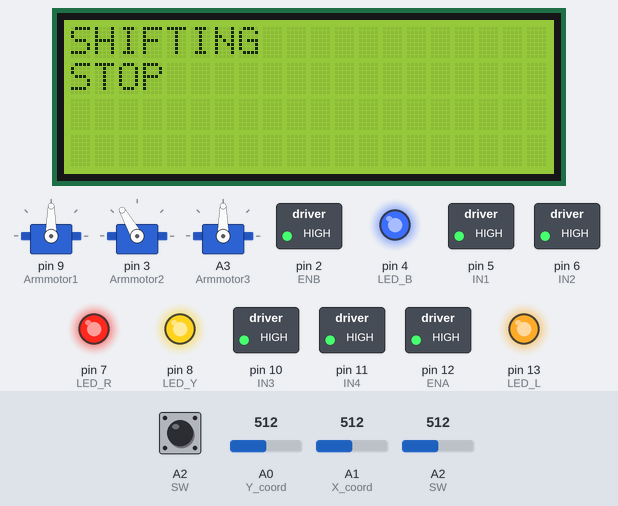
The sketch below on a simulated Arduino Uno, built with avr-gcc and run on an emulated ATmega328P. Parts: 20×4 character LCD, 3 × servo, switched loads named in the sketch (green lamp = pin HIGH), output pins drawn as LEDs (lit = HIGH). Dashed ring = blinking. The test bench sets the inputs (shaded band); at power-on: A1 (X_coord) = 512, A2 (SW) = 512, A0 (Y_coord) = 512, A2 (SW) LOW. What the sketch prints to the serial monitor is not drawn.

Above: at 0.3 s.
1.3 s: A1 (X_coord) set to 21
At 2.9 s:
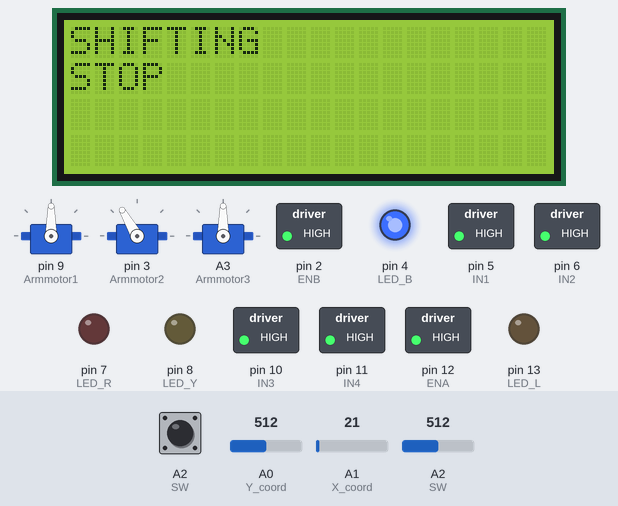
3.4 s: A1 (X_coord) set to 17
At 4.09 s:
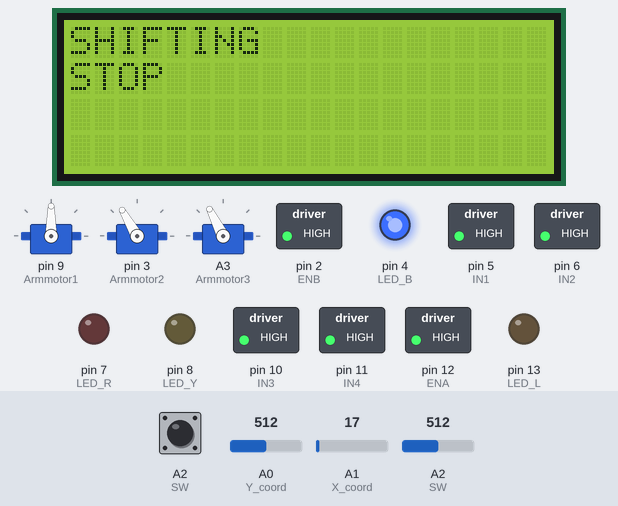
5.9 s: A2 (SW) set to 0
At 7.3 s:
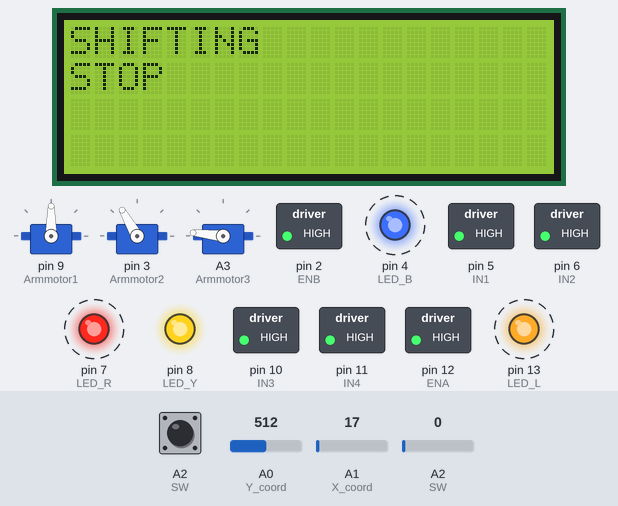
8.9 s: A2 (SW) set to 30
11.9 s: A1 (X_coord) set to 995
13.4 s: A1 (X_coord) set to 1022
At 18.2 s:
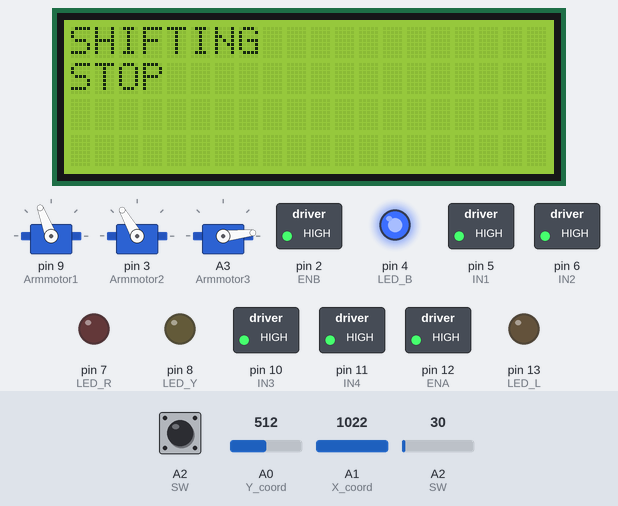
Timing chart, 0 to 19.2 s (numbered marks = the images above; inputs shaded):
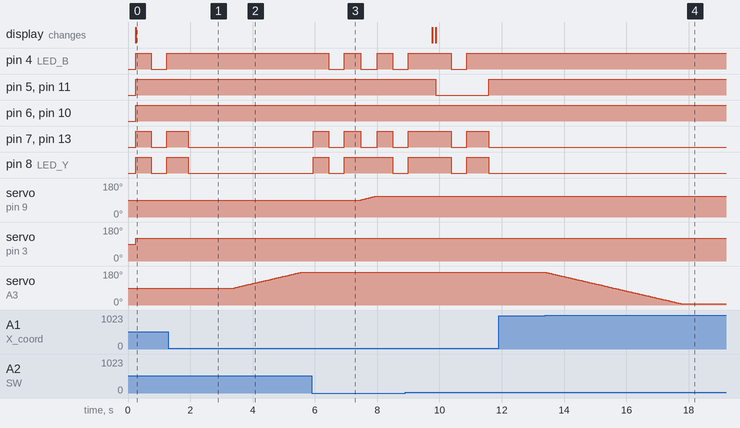

The sketch:

Joystick_ed6_lcd.ino
```cpp
#include <Servo.h>
#include <LiquidCrystal_I2C.h>
#include <Wire.h>

LiquidCrystal_I2C lcd(0x27,20,4);

const int Armmotor1 = 9; // the pin of arm motor1: direction
const int Armmotor2 = 3; // the pin of arm motor2: arm
const int Armmotor3 = A3; // the pin of arm motor3: claw

Servo Armservo1;
Servo Armservo2;
Servo Armservo3;

int servo1 = 90;
int servo2 = 120;
int servo3 = 90;

/*
 y=1023
-------
|     | x=1023
|     |
-------
 |||||
*/

const int Y_coord = A0; // VrX pin
const int X_coord = A1; // VrY pin
const int SW = A2; // RED button

//const int LED_bi = 13; // built-in LED, ON if "STOP"
const int LED_R = 7; // Green, ON if "SHIFTING"
const int LED_L = 13; // Green, ON if "SHIFTING"
const int LED_B = 4; // Blue, ON if "SPINNING"
const int LED_Y = 8; // Yellow, ON if "GRABBING"

int pwm_L=0;
int pwm_R=0;

const int IN1 = 5;
const int IN2 = 6;
const int IN3 = 10;
const int IN4 = 11;

const int ENA = 12;
const int ENB = 2;


String MODE = "SHIFTING"; // MODE: "SHIFTING", "SPINNING", "GRABBING"
String STATE = "STOP"; // STATE: "STOP", "FORWARD", "RIGHT", "LEFT", "BACKWARD", "CLOSING", "OPENING", "DROPPING", "RISING"


void setup() {

  lcd.init();
  lcd.backlight();


  pinMode(X_coord,INPUT);
  pinMode(Y_coord,INPUT);
  pinMode(SW,INPUT);

  pinMode(LED_L,OUTPUT);
  pinMode(LED_R,OUTPUT);
  pinMode(LED_B,OUTPUT);
  pinMode(LED_Y,OUTPUT);

  pinMode(IN1,OUTPUT);
  pinMode(IN2,OUTPUT);
  pinMode(IN3,OUTPUT);
  pinMode(IN4,OUTPUT);
  pinMode(ENA, OUTPUT);
  pinMode(ENB, OUTPUT);
  digitalWrite(ENA, HIGH);
  digitalWrite(ENB, HIGH);

  digitalWrite(LED_B,LOW);

  Armservo1.attach(Armmotor1);
  Armservo2.attach(Armmotor2);
  Armservo3.attach(Armmotor3);


 /*  Armservo1.write(servo1);
  Armservo2.write(servo2);
  Armservo3.write(servo3);
  */
  Serial.begin(9600);
}

void loop(){

  lcd.init();
  delay(100);
  lcd.setCursor(0, 0);
  lcd.print(MODE);
  lcd.setCursor(0, 1);
  lcd.print(STATE);

  Armservo1.write(servo1);
  Armservo2.write(servo2);
  Armservo3.write(servo3);

  Serial.println(analogRead(SW));
  Serial.println(digitalRead(SW));

  while(MODE=="SHIFTING"){

      if(analogRead(X_coord)<20){ // X_coord=0 -> LEFT
          STATE = "LEFT";

          digitalWrite(LED_L,HIGH);
          digitalWrite(LED_R,LOW);
          digitalWrite(LED_Y,LOW);
          digitalWrite(LED_B,LOW);


          digitalWrite(IN1, LOW);
          digitalWrite(IN2, HIGH);
          digitalWrite(IN3, HIGH);
          digitalWrite(IN4, LOW);

      }
      else if(analogRead(X_coord)>1003){ // X_coord=1023 -> RIGHT
          STATE = "RIGHT";

          digitalWrite(LED_L,LOW);
          digitalWrite(LED_R,HIGH);
          digitalWrite(LED_Y,LOW);
          digitalWrite(LED_B,LOW);


          digitalWrite(IN1, HIGH);
          digitalWrite(IN2, LOW);
          digitalWrite(IN3, LOW);
          digitalWrite(IN4, HIGH);
      }
      else if(analogRead(Y_coord)<20){ // Y_coord=0 -> BACKWARD
          STATE = "BACKWARD";

          digitalWrite(LED_L,LOW);
          digitalWrite(LED_R,LOW);
          digitalWrite(LED_Y,LOW);
          digitalWrite(LED_B,LOW);


          digitalWrite(IN1, HIGH);
          digitalWrite(IN2, LOW);
          digitalWrite(IN3, HIGH);
          digitalWrite(IN4, LOW);
      }
      else if(analogRead(Y_coord)>1003){ // Y_coord=1023 -> FORWARD
          STATE = "FORWARD";

          digitalWrite(LED_L,HIGH);
          digitalWrite(LED_R,HIGH);
          digitalWrite(LED_Y,LOW);
          digitalWrite(LED_B,LOW);


          digitalWrite(IN1, LOW);
          digitalWrite(IN4, HIGH);
          digitalWrite(IN3, LOW);
          digitalWrite(IN2, HIGH);
      }
      else{
          STATE = "STOP";

          digitalWrite(LED_L,LOW);
          digitalWrite(LED_R,LOW);
          digitalWrite(LED_Y,LOW);
          digitalWrite(LED_B,LOW);


          digitalWrite(IN1, HIGH);
          digitalWrite(IN2, HIGH);
          digitalWrite(IN3, HIGH);
          digitalWrite(IN4, HIGH);
      }

      //if(digitalRead(SW)==0){
      if(analogRead(SW)>0){
          MODE = "SPINNING";
          STATE = "STOP";
          Serial.println("-----");
          Serial.println("MODE: SPINNING");
          Serial.println("-----");

          digitalWrite(LED_L,HIGH);
          digitalWrite(LED_R,HIGH);
          digitalWrite(LED_Y,HIGH);
          digitalWrite(LED_B,HIGH);

          delay(500);

          digitalWrite(LED_L,LOW);
          digitalWrite(LED_R,LOW);
          digitalWrite(LED_Y,LOW);
          digitalWrite(LED_B,LOW);

          delay(500);

          digitalWrite(LED_L,HIGH);
          digitalWrite(LED_R,HIGH);
          digitalWrite(LED_Y,HIGH);
          digitalWrite(LED_B,HIGH);

          delay(500);
      }

      Serial.print("STATE:");
      Serial.println(STATE);

      delay(200);
  }

  while(MODE=="SPINNING"){

      digitalWrite(IN1, HIGH);
      digitalWrite(IN2, HIGH);
      digitalWrite(IN3, HIGH);
      digitalWrite(IN4, HIGH);

      digitalWrite(LED_L,LOW);
      digitalWrite(LED_R,LOW);
      digitalWrite(LED_Y,LOW);
      digitalWrite(LED_B,HIGH);


      Armservo1.write(servo1);
      Armservo2.write(servo2);
      Armservo3.write(servo3);

      if(analogRead(X_coord)<20){ // X_coord=0 -> LEFTTURN
          STATE = "LEFTTURN";
          if(servo3+20<180){
              for(int delta=0; delta<=20; delta+=1){
                  servo3 += 1;
                  Armservo1.write(servo1);
                  Armservo2.write(servo2);
                  Armservo3.write(servo3);
                  delay(25);
              }
          }
          else{
              Serial.print("LEFTTURN: reach the servo limit");
          }

      }
      else if(analogRead(X_coord)>1003){ // X_coord=1023 -> RIGHTTURN
          STATE = "RIGHTTURN";
          if(servo3-20>0){
              for(int delta=0; delta<=20; delta+=1){
                      servo3 -= 1;
                      Armservo1.write(servo1);
                      Armservo2.write(servo2);
                      Armservo3.write(servo3);
                      delay(25);
                  }
          }
          else{
               Serial.print("RIGHTTURN: reach the servo limit");
          }
      }
      else{
          STATE = "STOP";
      }

      //if(digitalRead(SW)==0){
      if(analogRead(SW)==0){
          MODE = "GRABBING";
          STATE = "STOP";
          Serial.println("-----");
          Serial.println("MODE: GRABBING");
          Serial.println("-----");


          digitalWrite(LED_L,HIGH);
          digitalWrite(LED_R,HIGH);
          digitalWrite(LED_Y,HIGH);
          digitalWrite(LED_B,HIGH);

          delay(500);

          digitalWrite(LED_L,LOW);
          digitalWrite(LED_R,LOW);
          digitalWrite(LED_Y,LOW);
          digitalWrite(LED_B,LOW);

          delay(500);

          digitalWrite(LED_L,HIGH);
          digitalWrite(LED_R,HIGH);
          digitalWrite(LED_Y,HIGH);
          digitalWrite(LED_B,HIGH);

          delay(500);
      }

      Serial.print("STATE:");
      Serial.println(STATE);

      delay(20);

      }


  while(MODE=="GRABBING"){

      digitalWrite(IN1, HIGH);
      digitalWrite(IN2, HIGH);
      digitalWrite(IN3, HIGH);
      digitalWrite(IN4, HIGH);

      digitalWrite(LED_L,LOW);
      digitalWrite(LED_R,LOW);
      digitalWrite(LED_Y,HIGH);
      digitalWrite(LED_B,LOW);


      Armservo1.write(servo1);
      Armservo2.write(servo2);
      Armservo3.write(servo3);

      if(analogRead(X_coord)<20){ // X_coord=0 -> CLOSING
          STATE = "CLOSING";
          if(servo1+20<180){
              for(int delta=0; delta<=20; delta+=1){
                  servo1 += 1;
                  Armservo1.write(servo1);
                  Armservo2.write(servo2);
                  delay(25);
              }
          }
          else{
              Serial.print("CLOSING: reach the servo limit");
          }

      }
      else if(analogRead(X_coord)>1003){ // X_coord=1023 -> OPENING
          STATE = "OPENING";
          if(servo1-20>0){
              for(int delta=0; delta<=20; delta+=1){
                      servo1 -= 1;
                      Armservo1.write(servo1);
                      Armservo2.write(servo2);
                      delay(25);
                  }
          }
          else{
               Serial.print("OPENING: reach the servo limit");
          }

      }
      else if(analogRead(Y_coord)<20){ // Y_coord=0 -> DROPPING
          STATE = "DROPPING";
          if(servo2-20>=0){
              for(int delta=0; delta<=20; delta+=1){
                  servo2 -= 1;
                  Armservo1.write(servo1);
                  Armservo2.write(servo2);
                  delay(25);
              }
          }
          else{
              Serial.print("DROPPING: reach the servo limit");
          }


      }
      else if(analogRead(Y_coord)>1003){ // Y_coord=1023 -> RISING
          STATE = "RISING";
          if(servo2+20<=180){
              for(int delta=0; delta<=20; delta+=1){
                      servo2 += 1;
                      Armservo1.write(servo1);
                      Armservo2.write(servo2);
                      delay(25);
                  }
          }
          else{
               Serial.print("RISING: reach the servo limit");
          }
      }
      else{
          STATE = "STOP";
      }


      //if(digitalRead(SW)==0){
      if(analogRead(SW)==0){
          MODE = "SHIFTING";
          STATE = "STOP";
          Serial.println("-----");
          Serial.println("MODE: SHIFTING");
          Serial.println("-----");


          digitalWrite(LED_L,HIGH);
          digitalWrite(LED_R,HIGH);
          digitalWrite(LED_Y,HIGH);
          digitalWrite(LED_B,HIGH);

          delay(500);

          digitalWrite(LED_L,LOW);
          digitalWrite(LED_R,LOW);
          digitalWrite(LED_Y,LOW);
          digitalWrite(LED_B,LOW);

          delay(500);

          digitalWrite(LED_L,HIGH);
          digitalWrite(LED_R,HIGH);
          digitalWrite(LED_Y,HIGH);
          digitalWrite(LED_B,HIGH);

          delay(500);

      }

      Serial.print("STATE:");
      Serial.println(STATE);

      delay(200);
  }


}
```

Measured:
- the behaviour switches between 20 and 19 on A1 (X_coord) (found by bisection; images 1 and 2)
- the behaviour switches between 1003 and 1004 on A1 (X_coord) (found by bisection; images 3 and 4)
- after the input at 3.4 s, servo on A3 (Armmotor3): moves from 90° to 174° over 2.2 s, starting at once
- after the input at 5.9 s, pin 4 (LED_B): alternates HIGH for 0.51 s and LOW for 0.51 s, starting after 0.55 s; pin 7 (LED_R): alternates HIGH for 0.50 s and LOW for 0.51 s, starting after 0.05 s
- after the input at 11.9 s, every drawn part: stays the same
- after the input at 13.4 s, servo on A3 (Armmotor3): moves from 174° to 6° over 4.4 s, starting at once
